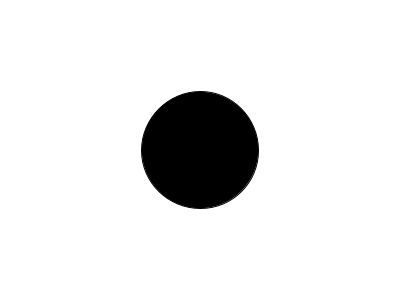
Frame 1 (no input)
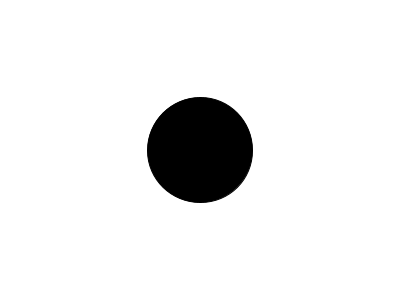
Frame 60 (the mouse pressed at the canvas centre just before this capture)
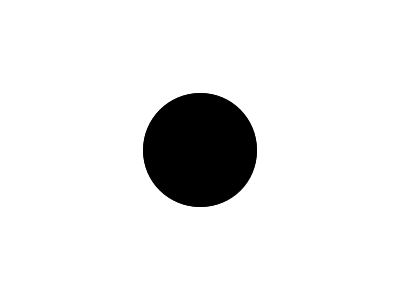
Frame 120 (the mouse held since frame 60 and released just before this capture)

The Processing sketch that drew these frames (run headless with seeded random() and noise(); from frame 60 on, the mouse is pressed at the canvas centre):

// Processing sketch: I_3__Gaussian_Distribution__The_Nature_of_Code
// ── I_3__Gaussian_Distribution__The_Nature_of_Code.pde
import java.util.Random;

Random generator;
void setup(){
  size(400, 300);
  generator = new Random();
}

void draw(){
  background(255);
  
  float h =(float)generator.nextGaussian();
  
  h = h* 10;
  h = h + 100;
  
  fill(0);
  ellipse(width/2,height/2,h,h);
}
